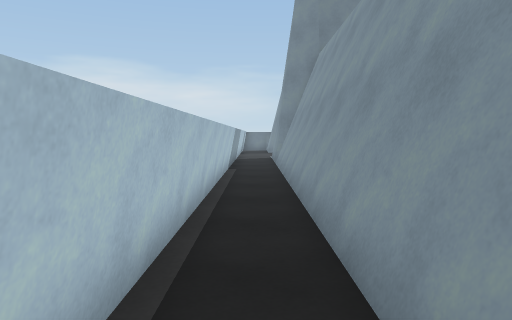
[1] (above)

16 first-person views from a walk through a 3-D level made in the Unity game engine. The camera is 1.3 m above the floor, tilts 4° down and sees 70° across. The floor is counted in squares, 1 m on a side. Each view is taken from the middle of a square. On the plan, view 1 faces up. The plan holds only what a view shows up to about 15 squares ahead; the rest is blank. The place goes on beyond the plan. The player character is not drawn.

[2]
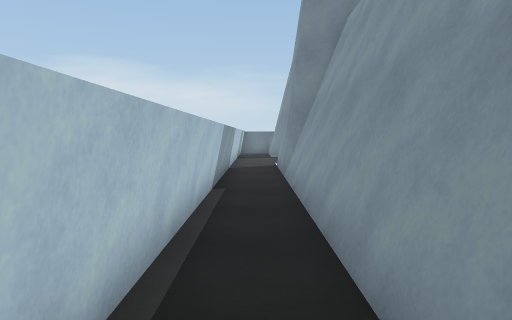

[3]
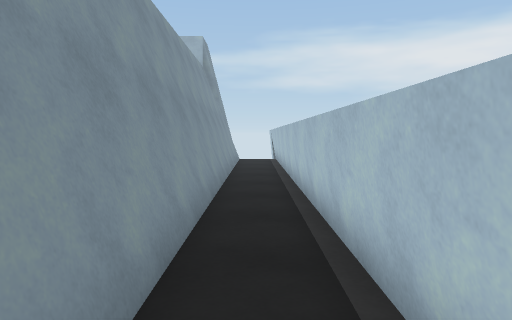

[4]
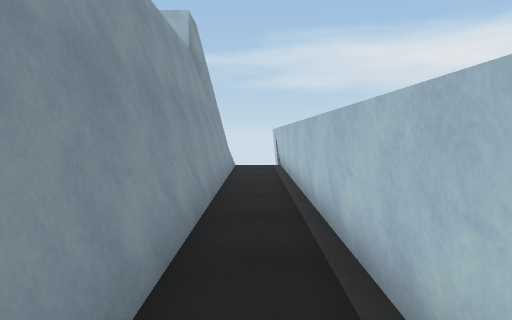

[5]
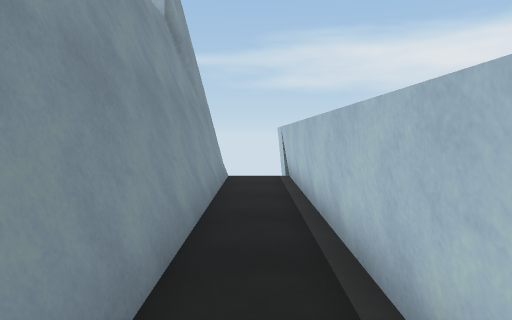

[6]
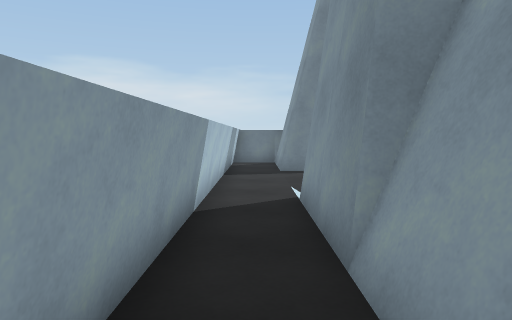

[7]
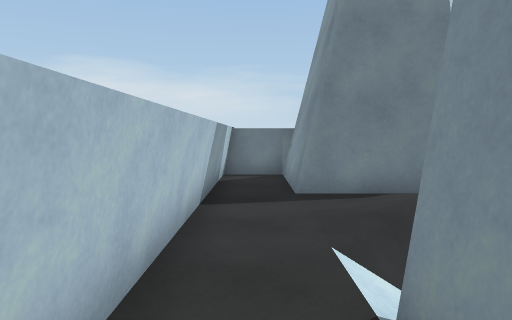

[8]
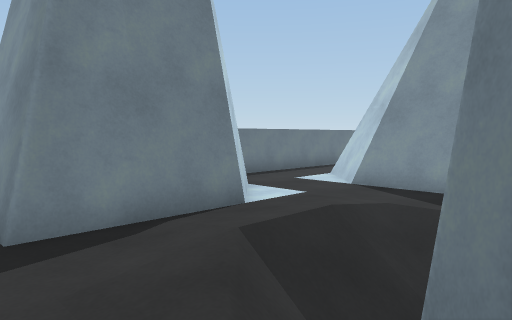

[9]
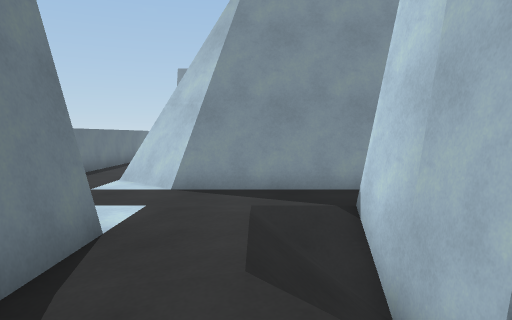

[10]
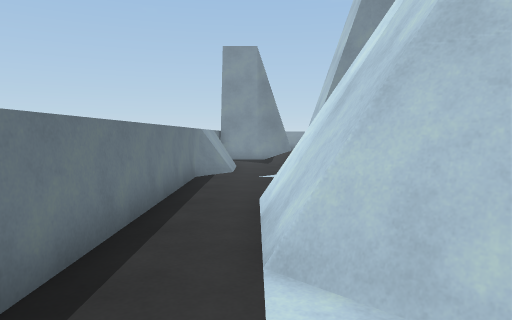

[11]
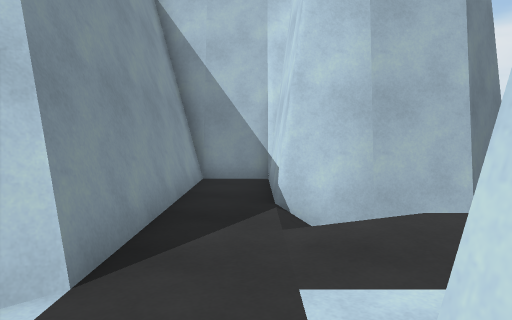

[12]
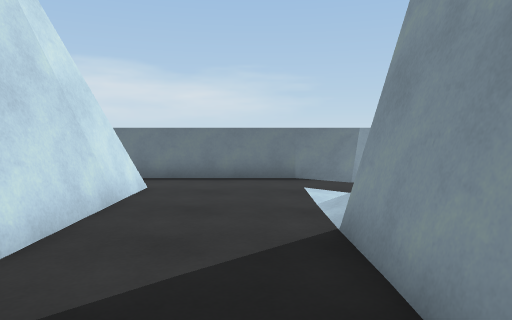

[13]
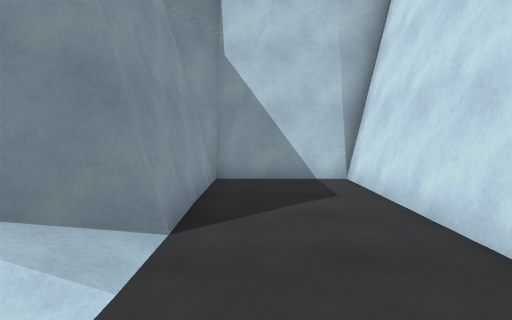

[14]
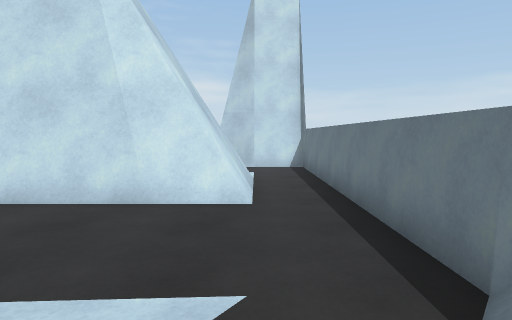

[15]
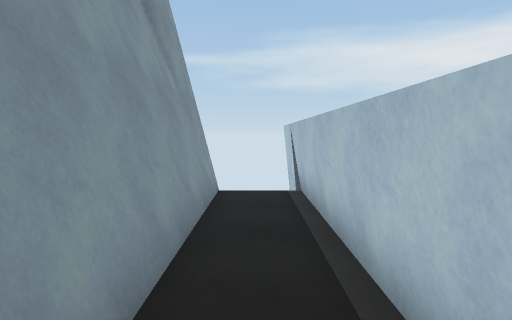

[16]
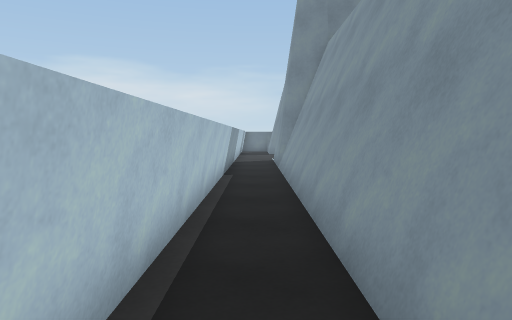

### Floor plan
Key: @ floor where view 1 was taken; # wall or solid block; . main floor; : floor 0.25 m higher than the main floor; / step, stairs or slope; = window, fence, low wall or low ledge; ^ raised ledge; O other object.
Columns run from 1 left of view 1 to 22 right of it. Each row starts with its distance up from view 1.
 30 #^#    #^^^^^^^^^^^^^#^^
 29 #.#    #.............===
 28 #.#   ##....====........
 27 #.#####/...#####........
 26 #.####/...##   #....O  #
 25 #...../...#    #....##
 24 #..:////..#    #....#
 23 #../////..#    #....#
 22 #.//####..#    #....#
 21 #./##  #..#    #....#
 20 #.##   #..#    #....#
 19 #.#    #..#    #....#
 18 #.#    ####    ######
 17 #.#
 16 #.#
 15 #.#
 14 #.#
 13 #.#
 12 #.#
 11 #.#
 10 #.#
  9 #.#
  8 #.#
  7 #.#
  6 #.#
  5 #.#
  4 #.#
  3 #.#
  2 #.#
  1 #.#
  0 #@#
 -1 #.#
 -2 #.#
 -3 #.#
 -4 #.#
 -5 #.#
 -6 #.#
 -7 #.#
 -8 #.#
 -9 #.#
-10 #.#
-11 #.#
-12 #.#
-13 # #
-14 # #
-15   #

Where each view was taken, in squares from view 1:
view 1: 0 up, 0 right, facing up
view 2: 5 up, 0 right, facing up
view 3: 7 up, 0 right, facing down
view 4: 3 up, 0 right, facing down
view 5: 1 down, 0 right, facing down
view 6: 13 up, 0 right, facing up
view 7: 18 up, 0 right, facing up
view 8: 21 up, 0 right, facing up-right
view 9: 24 up, 0 right, facing right
view 10: 28 up, 7 right, facing right
view 11: 29 up, 7 right, facing down
view 12: 19 up, 17 right, facing up
view 13: 29 up, 17 right, facing down
view 14: 28 up, 21 right, facing left
view 15: 4 down, 0 right, facing down
view 16: 2 up, 0 right, facing up
